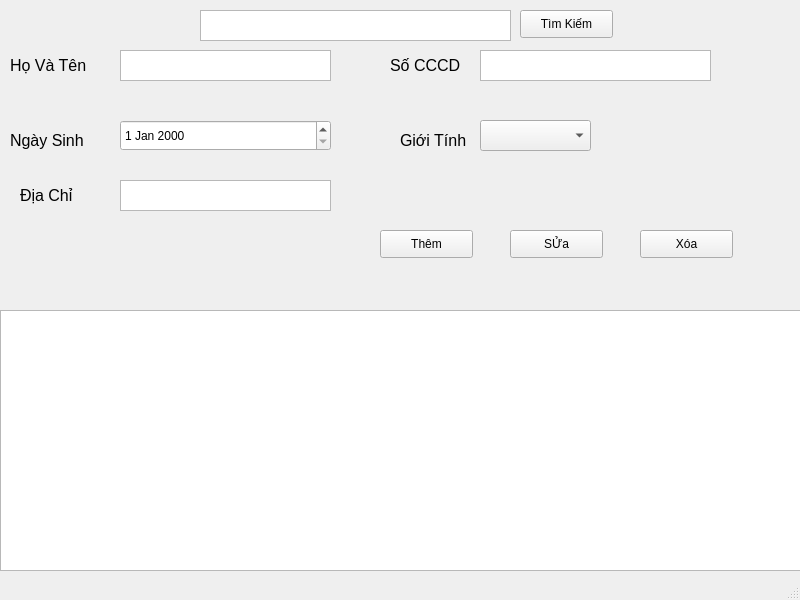
<?xml version="1.0" encoding="UTF-8"?>
<ui version="4.0">
 <class>MainWindow</class>
 <widget class="QMainWindow" name="MainWindow">
  <property name="geometry">
   <rect>
    <x>0</x>
    <y>0</y>
    <width>800</width>
    <height>600</height>
   </rect>
  </property>
  <property name="windowTitle">
   <string>MainWindow</string>
  </property>
  <widget class="QWidget" name="centralwidget">
   <widget class="QLabel" name="label">
    <property name="geometry">
     <rect>
      <x>10</x>
      <y>50</y>
      <width>101</width>
      <height>31</height>
     </rect>
    </property>
    <property name="font">
     <font>
      <pointsize>12</pointsize>
     </font>
    </property>
    <property name="text">
     <string>Họ Và Tên </string>
    </property>
   </widget>
   <widget class="QLabel" name="label_2">
    <property name="geometry">
     <rect>
      <x>390</x>
      <y>50</y>
      <width>91</width>
      <height>31</height>
     </rect>
    </property>
    <property name="font">
     <font>
      <pointsize>12</pointsize>
     </font>
    </property>
    <property name="text">
     <string>Số CCCD</string>
    </property>
   </widget>
   <widget class="QLabel" name="label_3">
    <property name="geometry">
     <rect>
      <x>10</x>
      <y>130</y>
      <width>101</width>
      <height>21</height>
     </rect>
    </property>
    <property name="font">
     <font>
      <pointsize>12</pointsize>
     </font>
    </property>
    <property name="text">
     <string>Ngày Sinh</string>
    </property>
   </widget>
   <widget class="QLabel" name="label_4">
    <property name="geometry">
     <rect>
      <x>400</x>
      <y>130</y>
      <width>81</width>
      <height>21</height>
     </rect>
    </property>
    <property name="font">
     <font>
      <pointsize>12</pointsize>
     </font>
    </property>
    <property name="text">
     <string>Giới Tính </string>
    </property>
   </widget>
   <widget class="QTextEdit" name="txtHoTen">
    <property name="geometry">
     <rect>
      <x>120</x>
      <y>50</y>
      <width>211</width>
      <height>31</height>
     </rect>
    </property>
   </widget>
   <widget class="QTextEdit" name="txtCCCD">
    <property name="geometry">
     <rect>
      <x>480</x>
      <y>50</y>
      <width>231</width>
      <height>31</height>
     </rect>
    </property>
   </widget>
   <widget class="QTextEdit" name="txtDiaChi">
    <property name="geometry">
     <rect>
      <x>120</x>
      <y>180</y>
      <width>211</width>
      <height>31</height>
     </rect>
    </property>
   </widget>
   <widget class="QPushButton" name="btnThem">
    <property name="geometry">
     <rect>
      <x>380</x>
      <y>230</y>
      <width>93</width>
      <height>28</height>
     </rect>
    </property>
    <property name="text">
     <string>Thêm</string>
    </property>
   </widget>
   <widget class="QPushButton" name="btnSua">
    <property name="geometry">
     <rect>
      <x>510</x>
      <y>230</y>
      <width>93</width>
      <height>28</height>
     </rect>
    </property>
    <property name="text">
     <string>SỬa</string>
    </property>
   </widget>
   <widget class="QPushButton" name="btnXoa">
    <property name="geometry">
     <rect>
      <x>640</x>
      <y>230</y>
      <width>93</width>
      <height>28</height>
     </rect>
    </property>
    <property name="text">
     <string>Xóa</string>
    </property>
   </widget>
   <widget class="QPushButton" name="btnTim">
    <property name="geometry">
     <rect>
      <x>520</x>
      <y>10</y>
      <width>93</width>
      <height>28</height>
     </rect>
    </property>
    <property name="text">
     <string>Tìm Kiếm</string>
    </property>
   </widget>
   <widget class="QTableWidget" name="tableNhanSu">
    <property name="geometry">
     <rect>
      <x>0</x>
      <y>310</y>
      <width>801</width>
      <height>261</height>
     </rect>
    </property>
   </widget>
   <widget class="QTextEdit" name="txtTim">
    <property name="geometry">
     <rect>
      <x>200</x>
      <y>10</y>
      <width>311</width>
      <height>31</height>
     </rect>
    </property>
   </widget>
   <widget class="QLabel" name="label_5">
    <property name="geometry">
     <rect>
      <x>20</x>
      <y>180</y>
      <width>81</width>
      <height>31</height>
     </rect>
    </property>
    <property name="font">
     <font>
      <pointsize>12</pointsize>
     </font>
    </property>
    <property name="text">
     <string>Địa Chỉ</string>
    </property>
   </widget>
   <widget class="QDateEdit" name="dateNgaySinh">
    <property name="geometry">
     <rect>
      <x>120</x>
      <y>120</y>
      <width>211</width>
      <height>31</height>
     </rect>
    </property>
   </widget>
   <widget class="QComboBox" name="cbGioiTinh">
    <property name="geometry">
     <rect>
      <x>480</x>
      <y>120</y>
      <width>111</width>
      <height>31</height>
     </rect>
    </property>
   </widget>
  </widget>
  <widget class="QMenuBar" name="menubar">
   <property name="geometry">
    <rect>
     <x>0</x>
     <y>0</y>
     <width>800</width>
     <height>26</height>
    </rect>
   </property>
  </widget>
  <widget class="QStatusBar" name="statusbar"/>
 </widget>
 <resources/>
 <connections/>
</ui>
